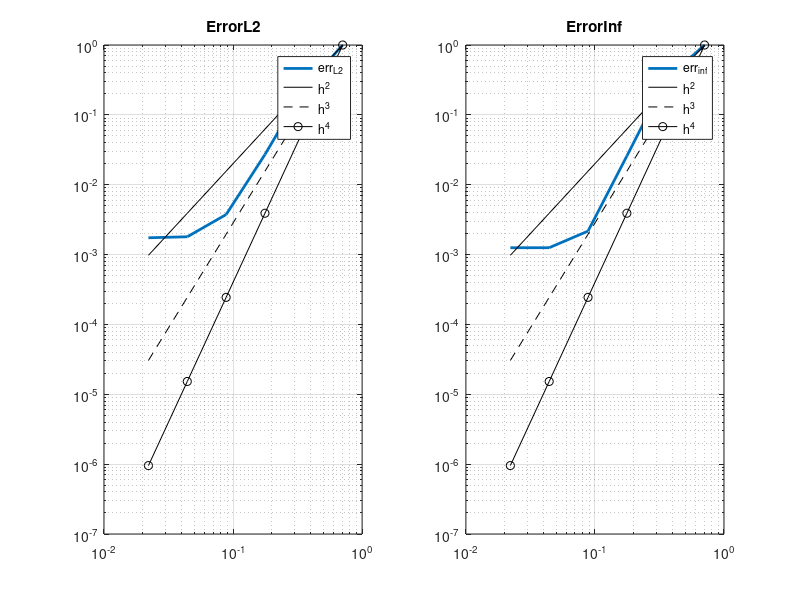
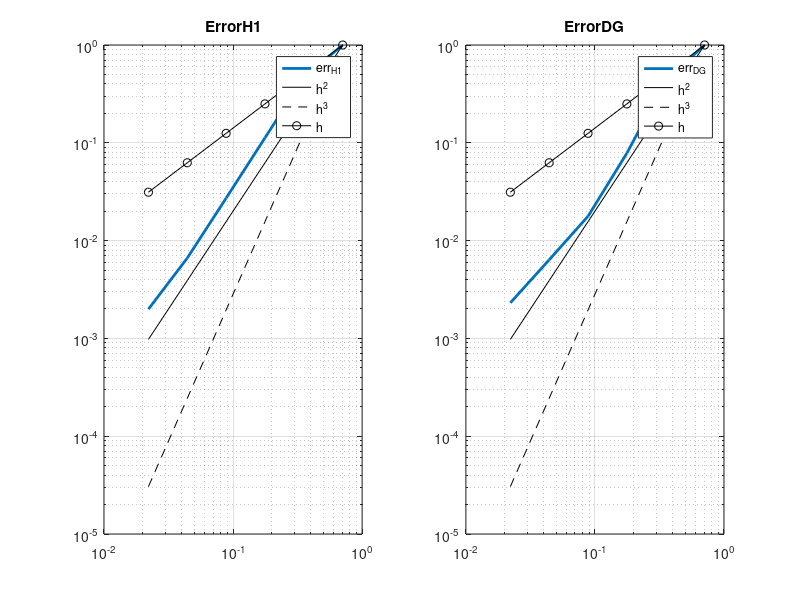

Reproduce these figures in MATLAB, in order.
flag = 3;

if (flag==0)
    % ERROR DIM=2, LAGRANGE, FE_SPACE=1:
    errors_inf = [0.916635, 0.39873	, 0.117592,  0.0300353, 0.007337 , 0.001612];
    errors_L2 = [0.468609, 0.204076 ,0.0524503 ,0.0136206, 0.003436, 0.000885];
    errors_H1 =[4.06367,3.27098	,1.69093, 0.864633 , 0.431939 ,0.213396 ];
    errors_DG = [6.45216,4.87842, 2.27482 ,1.08379 , 0.531930 ,0.258958 ];
elseif (flag==1)
% ERROR DIM=2, LAGRANGE, FE_SPACE=2:
    errors_inf = [0.662445, 0.136187, 0.0164221,  0.00239106, 0.000470 , 0.000438];
    errors_L2 = [0.153321, 0.027537 ,0.00456782 ,0.000610755, 0.000167 , 0.000150];
    errors_H1 =[2.93477,1.00002	,0.266708, 0.0682657 , 0.017142 , 0.004582 ];
    errors_DG = [6.20694,1.93232, 0.533099 ,0.140828 , 0.034399 ,0.008064];
elseif (flag==2)
% ERROR DIM=2, LAGRANGE-BRAIN, FE_SPACE=1:
    errors_inf = [0.210249, 0.0860672, 0.0249047, 0.00367873, 0.000896 , 0.000636];
    errors_L2 = [0.279924, 0.0770018 ,0.0199309 ,0.00496913, 0.001254  , 0.000356];
    errors_H1 =[3.44953,2.26354	,1.24732, 0.635389 ,  0.326080 ,0.174836 ];
    errors_DG = [3.67976,2.51012, 1.31724 ,0.651036 , 0.333629 ,0.197239];
elseif (flag==3)
    % ERROR DIM=2, LAGRANGE-BRAIN, FE_SPACE=2:
    errors_inf = [0.350261, 0.111563, 0.00903925, 0.00075927, 0.000439  ,0.000439 ];
    errors_L2 = [0.0856513, 0.0203543 , 0.00232008 , 0.000320285, 0.000154  , 0.000149];
    errors_H1 =[1.99572,0.93024	,0.224222, 0.0542274 , 0.013240 , 0.003972 ];
    errors_DG = [3.72373,1.61929, 0.291792 ,0.0660571, 0.023693 ,0.008604];
end

for i=1:length(errors_inf)
    err_inf(i) = errors_inf(end +1 -i)
    err_L2(i) = errors_L2(end +1 -i)
    err_H1(i) = errors_H1(end+1 -i)
    err_DG(i) = errors_DG(end+1 -i)
end

h = [0.0220971,0.0441942, 0.0883883,0.176777,0.353553,0.707107] ;


figure()
subplot(1,2,1)
loglog(h,err_L2/err_L2(end),'LineWidth',2)
hold on 
grid on
loglog(h,(h/h(end)).^2, "k-")
loglog(h,(h/h(end)).^3,"k--")
loglog(h,(h/h(end)).^4,"ko-")
legend("err_{L2}", "h^2", "h^3","h^4")
title("ErrorL2")

subplot(1,2,2)
loglog(h,err_inf/err_inf(end),'LineWidth',2)
hold on 
grid on
loglog(h,(h/h(end)).^2, "k-")
loglog(h,(h/h(end)).^3,"k--")
loglog(h,(h/h(end)).^4,"ko-")
legend("err_{inf}", "h^2", "h^3","h^4")
title("ErrorInf")

figure()
subplot(1,2,1)
loglog(h,err_H1/err_H1(end),'LineWidth',2)
hold on 
grid on
loglog(h,(h/h(end)).^2, "k-")
loglog(h,(h/h(end)).^3,"k--")
loglog(h,(h/h(end)),"ko-")
legend("err_{H1}", "h^2", "h^3","h")
title("ErrorH1")

subplot(1,2,2)
loglog(h,err_DG/err_DG(end),'LineWidth',2)
hold on 
grid on
loglog(h,(h/h(end)).^2, "k-")
loglog(h,(h/h(end)).^3,"k--")
loglog(h,(h/h(end)),"ko-")
legend("err_{DG}", "h^2", "h^3","h")
title("ErrorDG")


